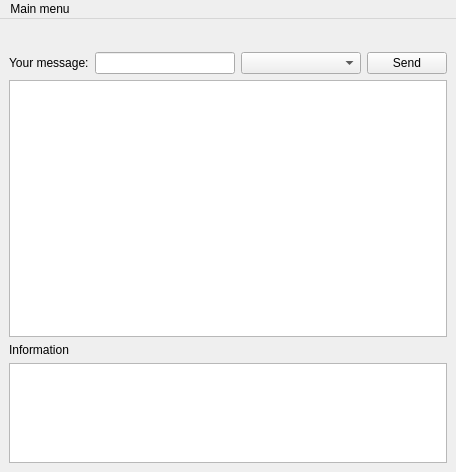
<?xml version="1.0" encoding="UTF-8"?>
<ui version="4.0">
 <class>MainWindow</class>
 <widget class="QMainWindow" name="MainWindow">
  <property name="geometry">
   <rect>
    <x>0</x>
    <y>0</y>
    <width>456</width>
    <height>472</height>
   </rect>
  </property>
  <property name="windowTitle">
   <string>MainWindow</string>
  </property>
  <widget class="QWidget" name="centralwidget">
   <layout class="QVBoxLayout" name="verticalLayout" stretch="0,0,1,0,0">
    <item>
     <widget class="QLabel" name="currentUserLabel">
      <property name="font">
       <font>
        <pointsize>12</pointsize>
        <bold>true</bold>
       </font>
      </property>
      <property name="text">
       <string/>
      </property>
     </widget>
    </item>
    <item>
     <layout class="QHBoxLayout" name="horizontalLayout">
      <item>
       <widget class="QLabel" name="messageLabel">
        <property name="text">
         <string>Your message:</string>
        </property>
       </widget>
      </item>
      <item>
       <widget class="QLineEdit" name="messageLineEdit"/>
      </item>
      <item>
       <widget class="QComboBox" name="onLineUsersComboBox">
        <property name="minimumSize">
         <size>
          <width>120</width>
          <height>0</height>
         </size>
        </property>
       </widget>
      </item>
      <item>
       <widget class="QPushButton" name="sendMessageButton">
        <property name="text">
         <string>Send</string>
        </property>
       </widget>
      </item>
     </layout>
    </item>
    <item>
     <widget class="QSplitter" name="splitter">
      <property name="orientation">
       <enum>Qt::Horizontal</enum>
      </property>
      <widget class="QTextBrowser" name="messagesTextBrowser">
       <property name="verticalScrollBarPolicy">
        <enum>Qt::ScrollBarAsNeeded</enum>
       </property>
      </widget>
     </widget>
    </item>
    <item>
     <widget class="QLabel" name="informationLabel">
      <property name="text">
       <string>Information</string>
      </property>
     </widget>
    </item>
    <item>
     <widget class="QTextBrowser" name="informationTextBrowser">
      <property name="minimumSize">
       <size>
        <width>0</width>
        <height>50</height>
       </size>
      </property>
      <property name="maximumSize">
       <size>
        <width>16777215</width>
        <height>100</height>
       </size>
      </property>
      <property name="baseSize">
       <size>
        <width>0</width>
        <height>100</height>
       </size>
      </property>
     </widget>
    </item>
   </layout>
  </widget>
  <widget class="QMenuBar" name="menubar">
   <property name="geometry">
    <rect>
     <x>0</x>
     <y>0</y>
     <width>456</width>
     <height>22</height>
    </rect>
   </property>
   <widget class="QMenu" name="menuMain_menu">
    <property name="title">
     <string>Main menu</string>
    </property>
    <addaction name="actionOpenAnotherClient"/>
    <addaction name="separator"/>
    <addaction name="actionCloseThisClient"/>
   </widget>
   <addaction name="menuMain_menu"/>
  </widget>
  <action name="actionOpenAnotherClient">
   <property name="text">
    <string>Open another client</string>
   </property>
   <property name="toolTip">
    <string>Open another client</string>
   </property>
  </action>
  <action name="actionCloseThisClient">
   <property name="text">
    <string>Close this client</string>
   </property>
  </action>
 </widget>
 <resources/>
 <connections/>
</ui>
